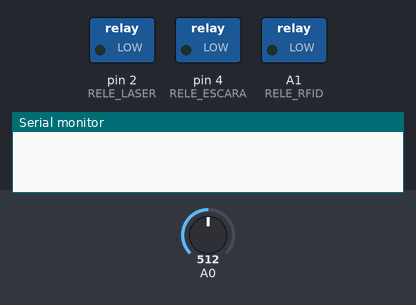
A sketch run on a simulated Arduino Uno, built with avr-gcc and run on an emulated ATmega328P. Shown: switched loads named in the sketch (green lamp = pin HIGH), the last lines printed to the serial monitor. The test bench sets the inputs (shaded band); at power-on: A0 = 512.

Above: at 0.1 s.
At 1.7 s:
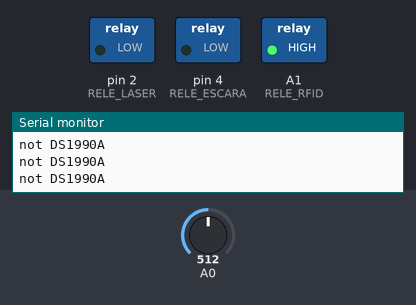
1.8 s: A0 set to 214
4.8 s: A0 set to 191
At 5.4 s:
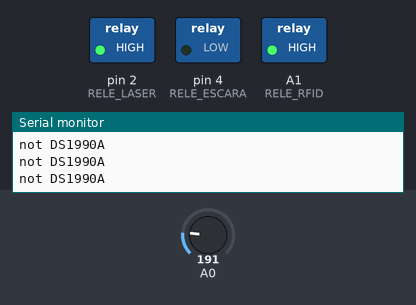
Timing chart, 0 to 7.8 s (numbered marks = the images above; inputs shaded):
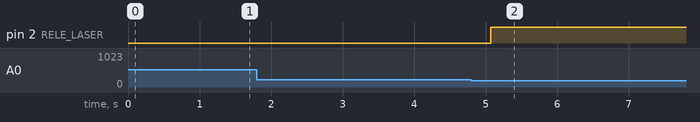

The sketch:

UNO_escaras_laser.ino
```cpp
#include <OneWire.h>

#define RELE_LASER  2
#define RELE_ESCARA 4
#define RELE_RFID   A1

#define INTERVALO_RESET 5000
#define DELAY_RESET     250

OneWire  ds1(12);
OneWire  ds2(11);
OneWire  ds3(10);
OneWire  ds4(8);
byte addr1[8];
byte addr2[8];
byte addr3[8];
byte addr4[8];
String hey1;
String hey2;
String hey3;
String hey4;
String keyStatus1="";
String keyStatus2="";
String keyStatus3="";
String keyStatus4="";
int a1 = 0;
int a2 = 0;
int a3 = 0;
int a4 = 0;
const String ESCARA1 = "80357e7";
const String ESCARA2 = "d0736367";
const String ESCARA3 = "8034d84c";
const String ESCARA4 = "d0975e1e";
unsigned long contador = 0;
boolean juega = true;
boolean flag = false;
boolean flag2 = false;
boolean flag3 = false;
boolean flag4 = false;

void setup(void) {
  Serial.begin(9600);
  delay(500);
  Serial.println("INICIE");
  pinMode(RELE_RFID , OUTPUT);
  digitalWrite(RELE_RFID , HIGH);
  pinMode(RELE_ESCARA , OUTPUT);
  digitalWrite(RELE_ESCARA , LOW);
  pinMode(RELE_LASER , OUTPUT);
  digitalWrite(RELE_LASER , LOW);
  pinMode(5 , INPUT);
  digitalWrite(5 , HIGH);
  pinMode(A0 , INPUT);
}

void loop(void) {
 if(juega){
  //1
  getKeyCode1();
  if(keyStatus1=="ok"){
      byte i;
      Serial.print("1");
      Serial.print(" : ");
      hey1="";
      for( i = 5; i >0; i--) {
           Serial.print(addr1[i], HEX);
           hey1 += String(addr1[i], HEX);
      }
      Serial.print(" : ");
      Serial.print(hey1);
      keyStatus1 = "";
      a1++;
      Serial.println();flag2 = true;
  }
  else if (keyStatus1!="") { Serial.println(keyStatus1);}
  //2
  getKeyCode2();
    if(keyStatus2=="ok"){
      byte i;
      Serial.print("2");
      Serial.print(" : ");
      hey2="";
      for( i = 5; i >0; i--) {
           Serial.print(addr2[i], HEX);
           hey2 += String(addr2[i], HEX);
      }
      Serial.print(" : ");
      Serial.print(hey2);
      keyStatus2 = "";
      a2++;
      Serial.println();flag3 = true;
  }
  else if (keyStatus2!="") { Serial.println(keyStatus2);}
  //3
    getKeyCode3();
    if(keyStatus3=="ok"){
      byte i;
      Serial.print("3");
      Serial.print(" : ");
      hey3="";
      for( i = 5; i >0; i--) {
           Serial.print(addr3[i], HEX);
           hey3 += String(addr3[i], HEX);
      }
      Serial.print(" : ");
      Serial.print(hey3);
      keyStatus3 = "";
      a3++;
      Serial.println();flag4 = true;
  }
  else if (keyStatus3!="") { Serial.println(keyStatus3);}
  //4
    getKeyCode4();
    if(keyStatus4=="ok"){
      byte i;
      Serial.print("4");
      Serial.print(" : ");
      hey4="";
      for( i = 5; i >0; i--) {
           Serial.print(addr4[i], HEX);
           hey4 += String(addr4[i], HEX);
      }
      Serial.print(" : ");
      Serial.print(hey4);   Serial.print(keyStatus4);
      keyStatus4 = "";
      a4++;
      Serial.println();flag = true;
  }
  if(hey1 == ESCARA1 && hey2 == ESCARA2 && hey3 == ESCARA3 && hey4 == ESCARA4){Serial.println("OKA");digitalWrite(RELE_ESCARA, HIGH);juega = false;}
  else{if(((millis() - contador) > INTERVALO_RESET) && flag ){digitalWrite(RELE_RFID , LOW); delay(DELAY_RESET);digitalWrite(RELE_RFID , HIGH);contador = millis();}}
  delay(250);}
  laser();
}
//1
void getKeyCode1(){
  byte present = 0;
  byte data[12];
  keyStatus1="";

  if ( !ds1.search(addr1)) {
      ds1.reset_search();ds1.reset();
      return;
  }

  if ( OneWire::crc8( addr1, 7) != addr1[7]) {
      keyStatus1="CRC invalid";
      return;
  }

  if ( addr1[0] != 0x01) {
      keyStatus1="not DS1990A";
      return;
  }
  keyStatus1="ok";
  ds1.reset();
}
//2
void getKeyCode2(){
  byte present = 0;
  byte data[12];
  keyStatus2="";

  if ( !ds2.search(addr2)) {
      ds2.reset_search();ds2.reset();
      return;
  }

  if ( OneWire::crc8( addr2, 7) != addr2[7]) {
      keyStatus2="CRC invalid";
      return;
  }

  if ( addr2[0] != 0x01) {
      keyStatus2="not DS1990A";
      return;
  }
  keyStatus2="ok";
  ds2.reset();
}
//3
void getKeyCode3(){
  byte present = 0;
  byte data[12];
  keyStatus2="";

  if ( !ds3.search(addr3)) {
      ds3.reset_search();ds3.reset();
      return;
  }

  if ( OneWire::crc8( addr3, 7) != addr3[7]) {
      keyStatus3="CRC invalid";
      return;
  }

  if ( addr3[0] != 0x01) {
      keyStatus3="not DS1990A";
      return;
  }
  keyStatus3="ok";
  ds3.reset();
}
//4
void getKeyCode4(){
  byte present = 0;
  byte data[12];
  keyStatus4="";

  if ( !ds4.search(addr4)) {
      ds4.reset_search();ds4.reset();
      return;
  }

  if ( OneWire::crc8( addr4, 7) != addr4[7]) {
      keyStatus4="CRC invalid";
      return;
  }

  if ( addr4[0] != 0x01) {
      keyStatus4="not DS1990A";
      return;
  }
  keyStatus4="ok";
  ds4.reset();
}

void laser ()
{
  if(analogRead(A0) < 200){digitalWrite(RELE_LASER , HIGH);}
}
```

Measured:
- the behaviour switches between 200 and 199 on A0 (found by bisection; images 1 and 2)
- after the input at 4.8 s, pin 2 (RELE_LASER): LOW → HIGH after 0.27 s
